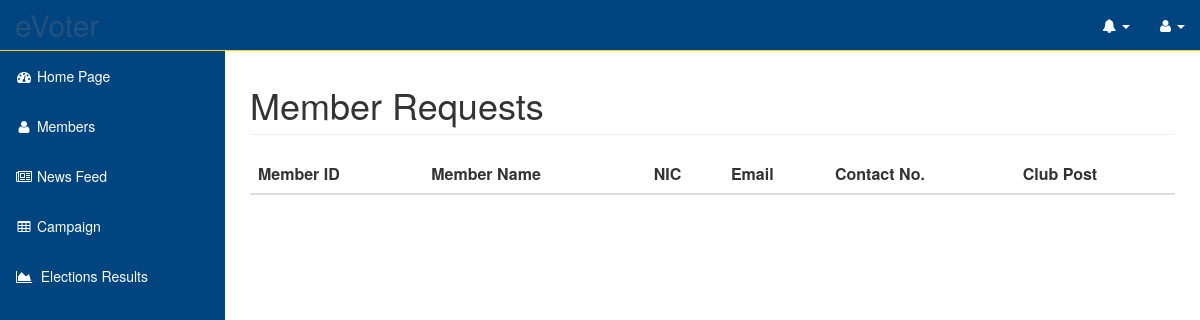
The page /app/view/userRequests.php on the database as committed earlier.
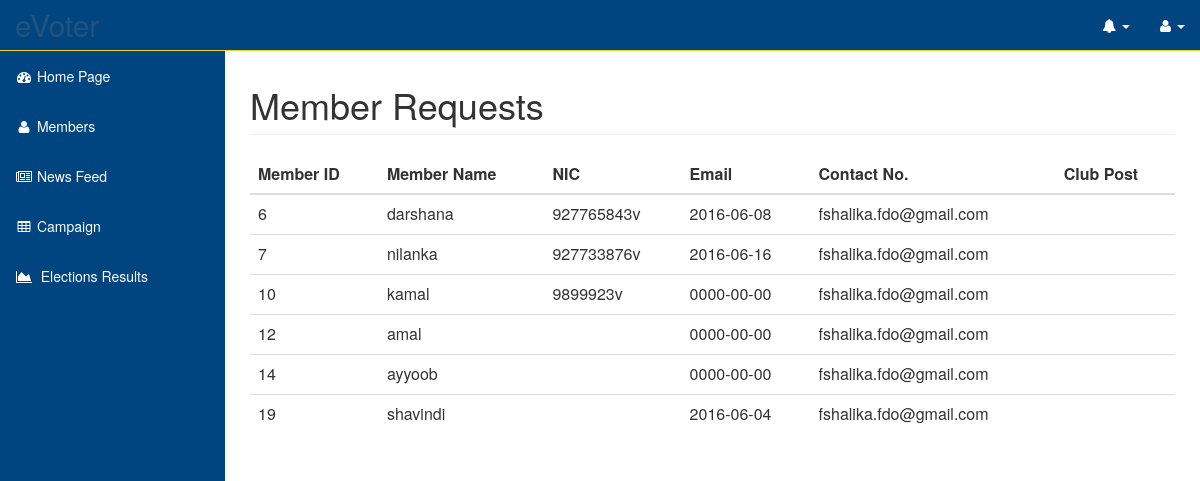
The same page on the database as committed later.
### tables this page shows
CREATE TABLE `clubmember` (
  `memberID` int(11) NOT NULL,
  `name` varchar(50) NOT NULL,
  `NIC` varchar(10) NOT NULL,
  `dateOfBirth` date NOT NULL,
  `email` varchar(50) NOT NULL,
  `homeAddress` varchar(100) NOT NULL,
  `mobileNumber` varchar(20) NOT NULL,
  `occupation` varchar(50) NOT NULL,
  `clubPost` varchar(50) NOT NULL,
  `profileImage` varchar(100) NOT NULL,
  `status` varchar(50) NOT NULL,
  `dateofjoin` date NOT NULL,
  `username` varchar(50) NOT NULL,
  `password` varchar(100) NOT NULL
);

### app/view/userRequests.php (the view, shortened to what this page needs)
<?php
include "../templates/header.php";
require_once '../model/dbConfig.php';
?>
<body>
<div id="wrapper">
    <nav class="navbar navbar-inverse navbar-fixed-top color-change" role="navigation" >
        <?php include "../templates/topmenu.php";
        include "../templates/sidemenu.php";
        ?>
    </nav>
    <div id="page-wrapper">
        <div class="container-fluid">
            <div class="row">
                <div class="col-lg-12">
                    <h1 class="page-header"> Member Requests </h1>
                </div>
            </div>
            <div>
                <div id="content" scrolling="yes">
                    <?php
                    $sql = "SELECT * FROM clubmember WHERE status = 'not-registered' ";
                    $result = mysqli_query($con, $sql);
                    ?>
                    <form name="table" method="post" onsubmit="return validate();">
                        <table class="table table_striped" id="table">
                            <thead>
                            <tr>
                                <th>Member ID</th>
                                <th>Member Name</th>
                                <th>NIC</th>
                                <th>Email</th>
                                <th>Contact No.</th>
                                <th>Club Post</th>
                            </tr>
                            </thead>
                            <tbody>
                            <?php
                            while ($array = mysqli_fetch_row($result))
                            {?>
                                <tr class='tableRow' id = <?php echo $array[0] ?> href='acceptUsers.php?value=<?php echo $array[2]?>'>
                                    <td><?php echo $array[0] ?></td>
                                    <td><?php echo $array[1] ?></td>
                                    <td><?php echo $array[2] ?></td>
                                    <td><?php echo $array[3] ?></td>
                                    <td><?php echo $array[4] ?></td>
                                    <td><?php echo $array[5] ?></td>
                                </tr>
                            <?php }
                            ?>
                            </tbody>
                        </table>
                    </form>
                </div>
            </div>
        </div>
    </div>
</div>
</body>
</html>

Rows that differ between the two databases and show on the page:
added clubmember: memberID "6", name "darshana", NIC "927765843v", dateOfBirth "2016-06-08", email "fshalika.fdo@gmail.com"
added clubmember: memberID "7", name "nilanka", NIC "927733876v", dateOfBirth "2016-06-16", email "fshalika.fdo@gmail.com"
added clubmember: memberID "10", name "kamal", NIC "9899923v", dateOfBirth "0000-00-00", email "fshalika.fdo@gmail.com"
added clubmember: memberID "12", name "amal", dateOfBirth "0000-00-00", email "fshalika.fdo@gmail.com"
added clubmember: memberID "14", name "ayyoob", dateOfBirth "0000-00-00", email "fshalika.fdo@gmail.com"
added clubmember: memberID "19", name "shavindi", dateOfBirth "2016-06-04", email "fshalika.fdo@gmail.com"
